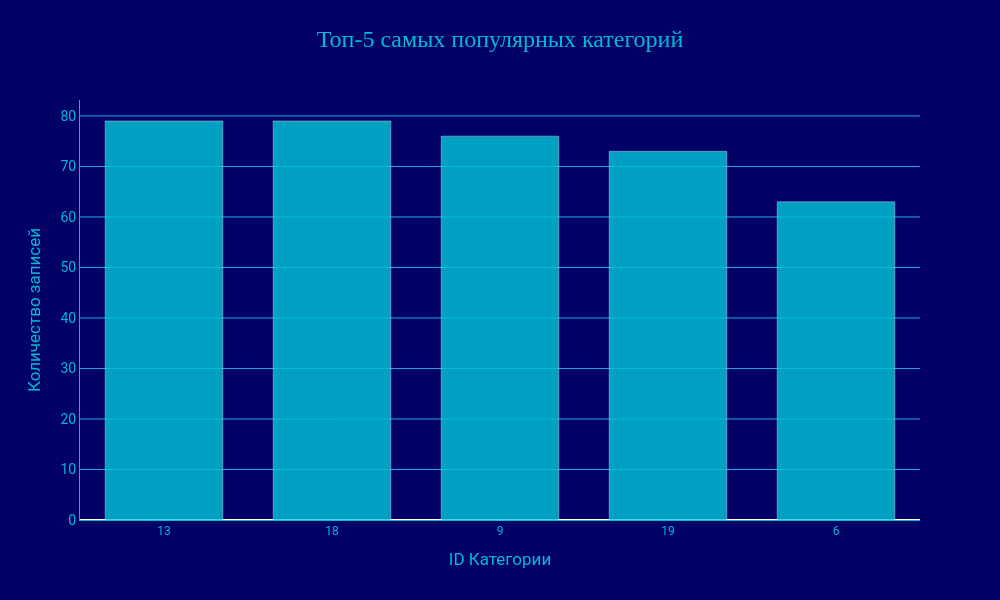

This figure's notebook cell:
### Code cell
import pandas as pd
import plotly.graph_objects as go

def plot_category_distribution(
    dataframe: pd.DataFrame, 
    column: str, 
    title: str = None,
    color: str = "#00BCD4",
    bg_color: str = "#FFFFFF",
    top_n: int = None,      # 🆕 Параметр: сколько топ-категорий показать
    save_path: str = None
) -> go.Figure:
    
    if column not in dataframe.columns:
        raise ValueError(f"Колонка '{column}' не найдена в DataFrame")

    fig = go.Figure()

    # 🆕 ЛОГИКА: Гистограмма или Топ-N?
    if top_n is None:
        # --- Режим гистограммы (все данные) ---
        fig.add_trace(go.Histogram(
            x=dataframe[column],
            name=column,
            marker_color=color,
            opacity=0.75,
            hovertemplate='<b>Категория:</b> %{x}<br><b>Частота:</b> %{y}<extra></extra>'
        ))
        
        # Настройка оси X для гистограммы (все подписи)
        min_val = int(dataframe[column].min())
        max_val = int(dataframe[column].max())
        fig.update_xaxes(
            tickmode='linear',
            dtick=1,
            range=[min_val - 0.5, max_val + 0.5],
            tickangle=45,
            tickfont=dict(size=10)
        )
        bargap = 0.1
        
    else:
        # --- Режим ТОП-N (Bar Chart) ---
        # Считаем количество вхождений и берем топ-N
        top_data = dataframe[column].value_counts().head(top_n)
        
        fig.add_trace(go.Bar(
            x=top_data.index.astype(str),  # Категории как строки
            y=top_data.values,
            name=f"Top {top_n}",
            marker_color=color,
            opacity=0.85,
            hovertemplate='<b>Категория:</b> %{x}<br><b>Частота:</b> %{y}<extra></extra>'
        ))
        
        # Для бара подписи не нужно поворачивать, если их мало
        fig.update_xaxes(
            tickangle=0,
            tickfont=dict(size=12)
        )
        bargap = 0.3  # Для бара зазор можно сделать больше для красоты

    # 🎨 НАСТРОЙКА ЦВЕТОВ И ФОНА
    fig.update_layout(
        title={
            'text': title or (f"Топ-{top_n} категорий" if top_n else "Распределение категорий в тесте"),
            'y':0.95,
            'x':0.5,
            'xanchor': 'center',
            'yanchor': 'top',
            'font': dict(size=24, family="Arial Black", color="#00BCD4")
        },
        xaxis_title="ID Категории",
        yaxis_title="Количество записей",
        
        # --- ЦВЕТА ФОНА ---
        paper_bgcolor=bg_color,
        plot_bgcolor=bg_color,
        
        # Цвет сетки и осей
        xaxis=dict(showgrid=False, gridcolor="#1DAAE6", linecolor="#00BCD4"),
        yaxis=dict(showgrid=True, gridcolor="#1DAAE6", linecolor="#00BCD4"),
        
        hovermode="x",
        bargap=bargap,
        height=600,
        width=1000,
        font=dict(family="Roboto, sans-serif", size=14, color="#00BCD4")
    )

    if save_path:
        fig.write_html(save_path)
        print(f"График сохранен в {save_path}")

    return fig

# --- Примеры использования ---

df = pd.read_csv("popka.csv")


# 2. 🆕 ТОП-5 категорий (темно-синий фон)
fig2 = plot_category_distribution(
    df, 
    "category_id", 
    bg_color="#000066",
    top_n=5,  # 🔥 Только топ-5
    title="Топ-5 самых популярных категорий"
)
fig2.show()

### Figure 1 — Plotly figure (JSON) as saved in the notebook; plotly's stock layout.template omitted (floating-point values rounded to 4 significant figures)
{"data": [{"hovertemplate": "<b>Категория:</b> %{x}<br><b>Частота:</b> %{y}<extra></extra>", "marker": {"color": "#00BCD4"}, "name": "Top 5", "opacity": 0.85, "type": "bar", "x": ["13", "18", "9", "19", "6"], "y": [79, 79, 76, 73, 63]}], "layout": {"bargap": 0.3, "font": {"color": "#00BCD4", "family": "Roboto, sans-serif", "size": 14}, "height": 600, "hovermode": "x", "paper_bgcolor": "#000066", "plot_bgcolor": "#000066", "title": {"font": {"color": "#00BCD4", "family": "Arial Black", "size": 24}, "text": "Топ-5 самых популярных категорий", "x": 0.5, "xanchor": "center", "y": 0.95, "yanchor": "top"}, "width": 1000, "xaxis": {"gridcolor": "#1DAAE6", "linecolor": "#00BCD4", "showgrid": false, "tickangle": 0, "tickfont": {"size": 12}, "title": {"text": "ID Категории"}}, "yaxis": {"gridcolor": "#1DAAE6", "linecolor": "#00BCD4", "showgrid": true, "title": {"text": "Количество записей"}}}}
